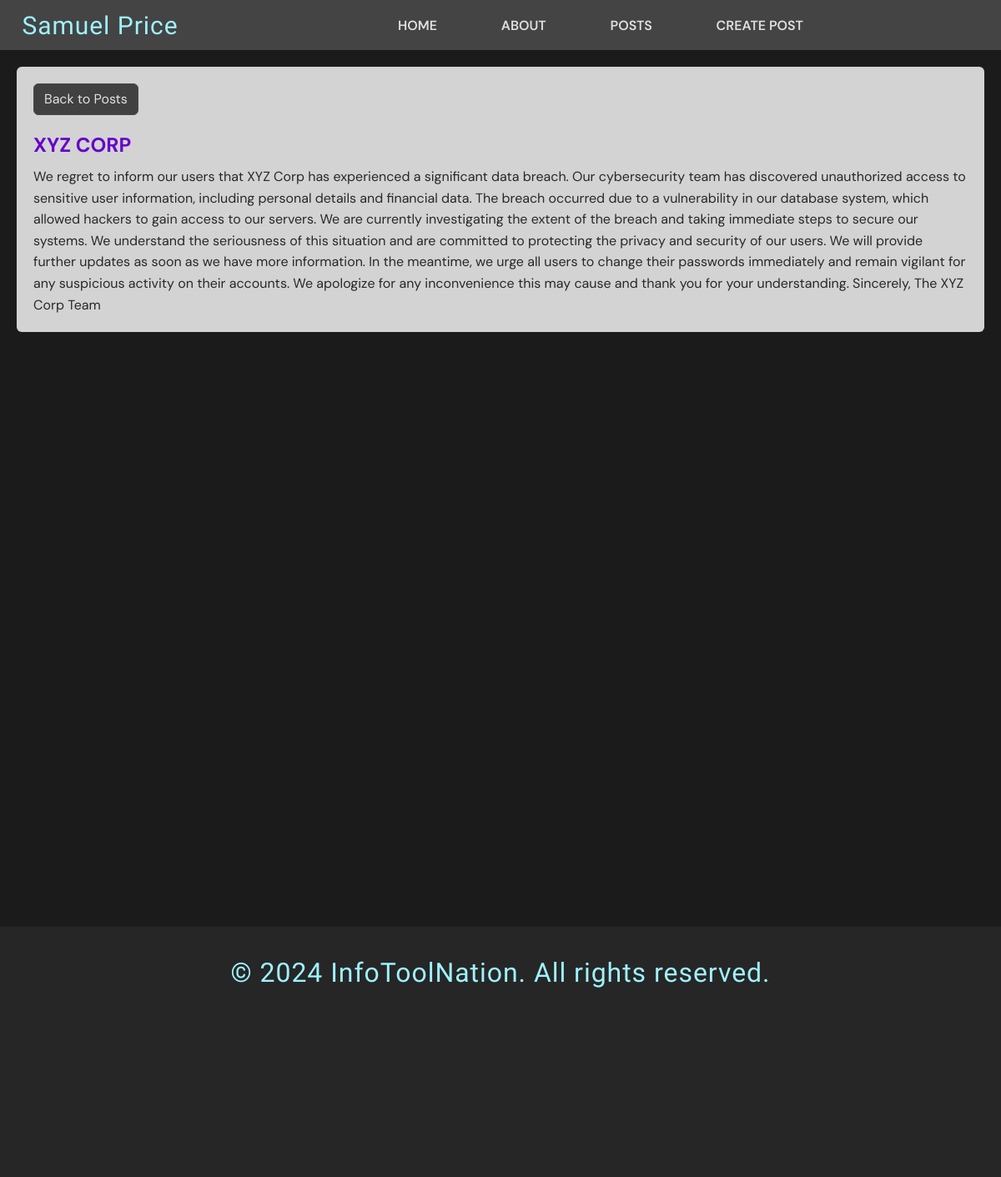
The app's page /detail/33 with its own data.
### pages/models.py (models this page shows, shortened)
class Post(models.Model):
    title = models.CharField(max_length=200)
    content = models.TextField()
    created_at = models.DateTimeField(auto_now=True)

### pages/views.py (the view)
# urls.py: path('detail/<int:pk>', PostDetail.as_view(), name='detail')
class PostDetail(DetailView):
    model = Post
    template_name = "pages/detail.html"
    context_object_name = 'post'

### templates/pages/detail.html (shortened to what this page needs)
{% extends 'base.html' %}
{% block content %}
<div class="detail">
    <div>
        <a href="{% url 'list' %}" class="btn btn-primary">Back to Posts</a>
    </div>
    <h1>{{ post.title }}</h1>
        <p class="black">
            {{post.content}}
        </p>
        </div>
        <br><br><br><br><br><br><br><br><br><br><br>
        <br><br><br><br><br><br><br><br><br><br><br>
        <br><br><br><br><br><br><br><br><br><br><br>
{% endblock content %}

### static/css/styles.css (style rules this page uses)
:root { --primary-color: #9ff2ff; --primary-color-100: #D5CCFF; --primary-color-300: #7F66FF; --secondary-color: #024a58; --secondary-color-600: #6604c8; --secondary-color-900: #012b32; --neutral-color: #e0e0e0; --background-color: #1B1B1B; --surface-color: #96969655; --lobster-font: "Lobster", sans-serif; --sans-font: "DM Sans", sans-serif; }

### static/css/infosec.css (style rules this page uses)
:root { --primary-color: #9ff2ff; --primary-color-100: #D5CCFF; --primary-color-300: #7F66FF; --secondary-color: #024a58; --secondary-color-600: #6604c8; --secondary-color-900: #012b32; --neutral-color: #e0e0e0; --background-color: #1B1B1B; --surface-color: #96969655; --lobster-font: "Lobster", sans-serif; --sans-font: "DM Sans", sans-serif; }
html { background-color: var(--background-color); font-size: 16px ; }
* { font-family: var(--sans-font); padding: 0; margin: 0; }
a { text-decoration: none; }
h1 { color: var(--secondary-color-600); text-transform: uppercase; font-size: 2rem; }
p { color: var(--neutral-color); font-size: 1.1rem; }
.btn { display: inline-block; font-weight: 400; text-align: center; white-space: nowrap; vertical-align: middle; user-select: none; border: 1px solid transparent; padding: .375rem .75rem; font-size: 1rem; line-height: 1.5; border-radius: .25rem; transition: color .15s ease-in-out,background-color .15s ease-in-out,border-color .15s ease-in-out,box-shadow .15s ease-in-out; }
.btn-primary { color: #e2e2e2; background-color: #414141; border-color: #4a4a4a; border-radius: 6px; }
.detail { background-color: rgb(211, 211, 211); padding: 20px; margin: 20px; border-radius: 6px; }
.detail h1 { font-size: 24px; margin-bottom: 10px; }
.detail p { font-size: 16px; line-height: 1.6; }
.detail .btn-primary { margin-bottom: 20px; }
.black { color: rgb(40, 40, 40); }

### records on screen
Post: title "XYZ CORP", content "We regret to inform our users that XYZ Corp has experienced a significant data breach. Our cybersecurity team has discovered unauthorized access to sensitive user information, including personal details and financial data. The breach occurred due to a vulnerability in our database system, which allowed hackers to gain access to our servers. We are currently investigating the extent of the breach and taking immediate steps to secure our systems. We understand the seriousness of this situation and are committed to protecting the privacy and security of our users. We will provide further updates as soon as we have more information. In the meantime, we urge all users to change their passwords…"
